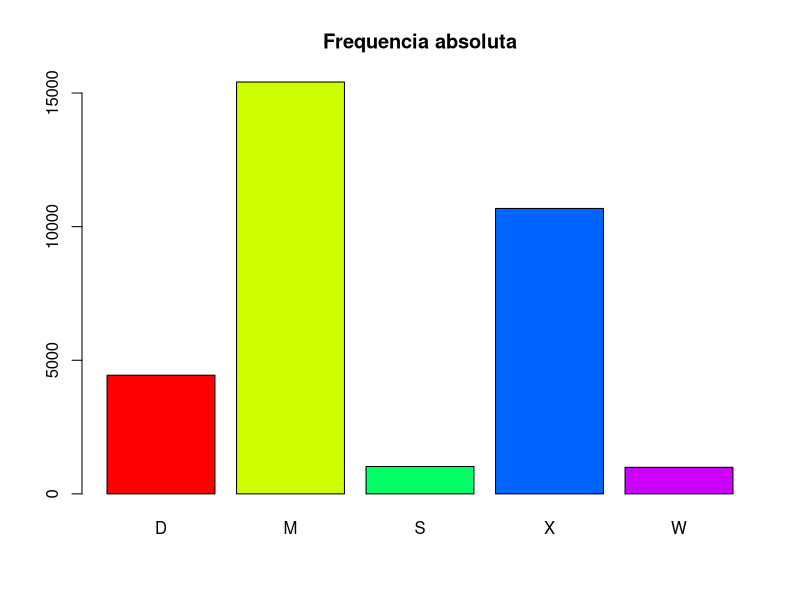
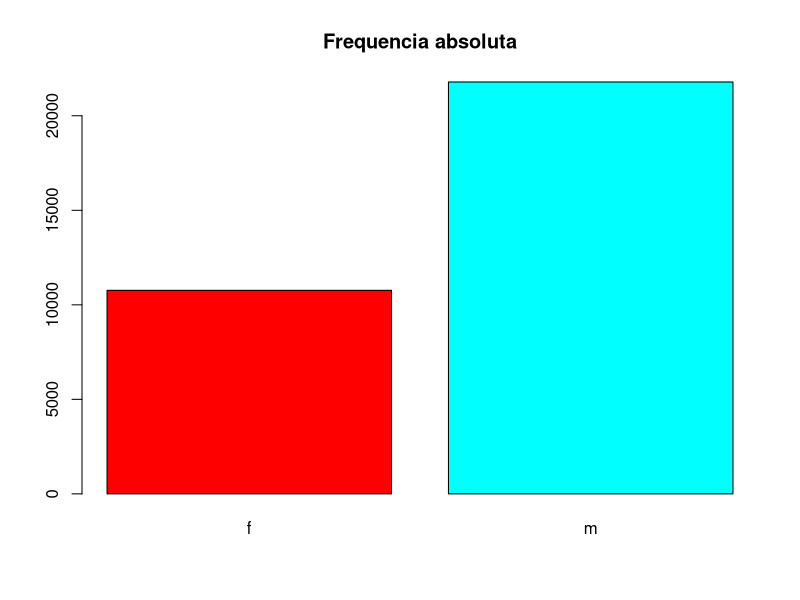
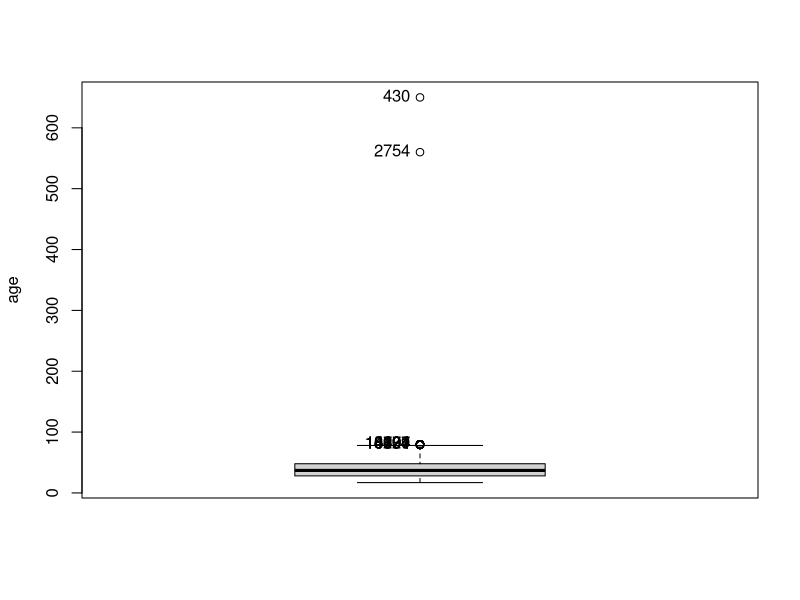
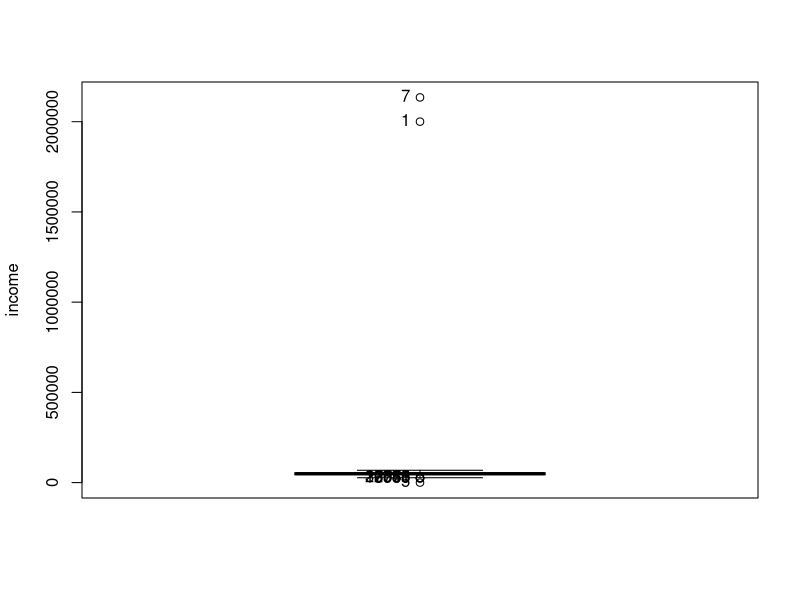
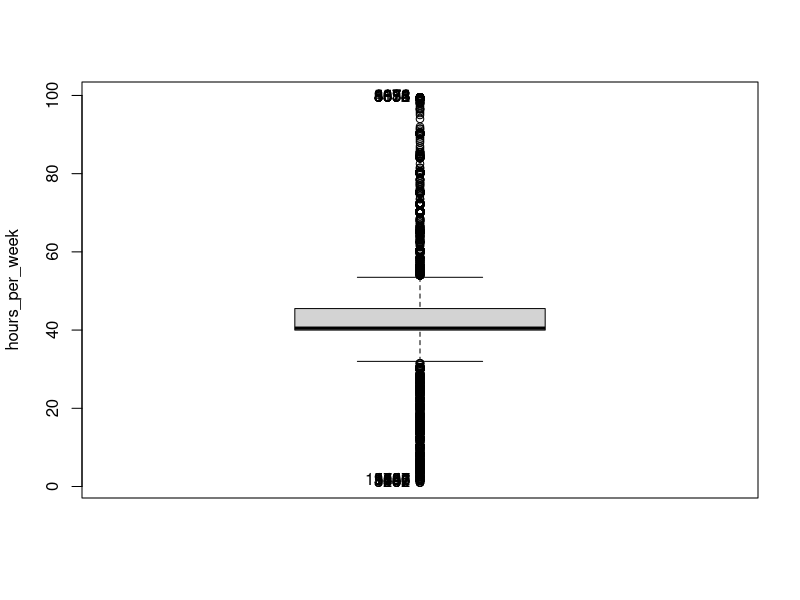
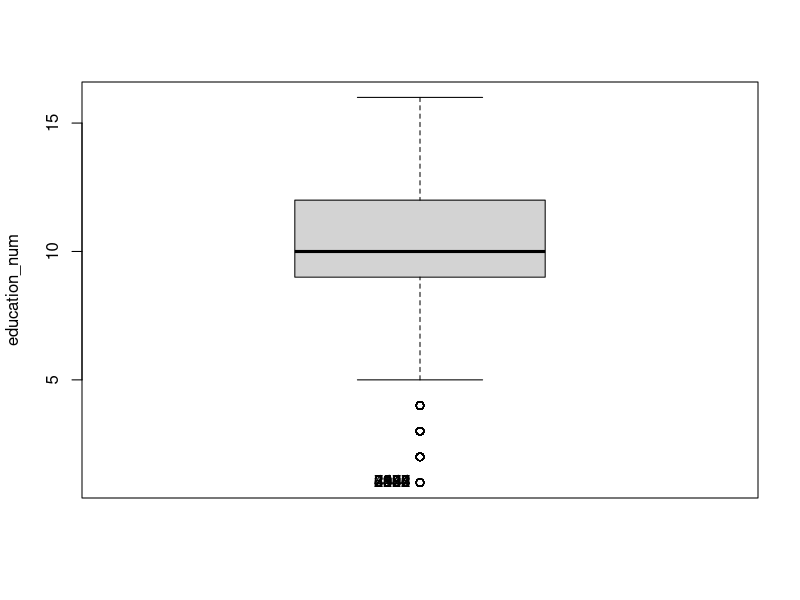

The R script that drew these images, in order: (Note: this script raises an error after producing the figures.)
install.packages("kableExtra")


# 1 Carga de datos
## Volcado en DAtaframe y presentacion de datos



setwd("D:/uoc/estadistica avanzada/sesion 1/" );

Salarios <- 
  read.table("CensusIncomedataset.csv", 
  header=TRUE, stringsAsFactors=TRUE, sep=";", na.strings="NA", dec=".", 
  strip.white=TRUE)
  head(Salarios)
  str(Salarios)
  summary(Salarios)


# 2 Verificacion y normalizacion de las variables

#borramos variables
Salarios <- within(Salarios, {
   capital_gain <- NULL
   capital_loss <- NULL
   fnlwgt <- NULL 
  })

# quitamos filas con mas de cinco NA
nrow(Salarios)
Indices<-which(rowSums(is.na(Salarios))>=5)
Salarios[Indices,]
Indices
Salarios<-Salarios[-Indices,]
nrow(Salarios)

#categorizamos los años de educacion

attach(Salarios)
education_cat<-education_num
education_cat[education_num<7]<-"Primaria"
education_cat[education_num>=7 & education_num<9]<-"Secundaria"
education_cat[education_num>=9 & education_num<13]<-"Universitaria"
education_cat[education_num>=13]<-"Postuniversitaria"
Salarios$education_cat<-education_cat
table(education_cat)

#renombramos variable
names(Salarios)[c(9)] <- c("gender")





## 3 Duplicados


##En primer lugar se deja de tratar los valores de CS_ID como factores para poder nuevos en caso de que sea necesario
Salarios$CS_ID<-as.character(Salarios$CS_ID)

##Se obtienen los  indices de los registros con valores de CS_ID  ya usados en registros anteriores
Indices<-which(duplicated(Salarios$CS_ID))


##estos son los valores repetidos
Salarios[Indices,c("CS_ID")]

##se parte del CS_ID del ukltimo registro y se le suma 1
##se hace una busqueda hacia adelante para encontrar el siguiente valor no asignado
##Se repite el proceso para cada registro que tenga un valor de CS_ID repetido

iterador<-1
for (i in Indices){
  
  codigo_aux<- paste("CS",as.character(nrow(Salarios)+iterador),sep = "")
  while(!identical(which(Salarios$CS_ID==codigo_aux),integer(0))){
    iterador<-iterador+1
    codigo_aux<- paste("CS",as.character(nrow(Salarios)+iterador),sep = "")
  }
  
  cat("Para el registro ",i,"  se asigna el codigo: ",codigo_aux,"\n")
  Salarios[i,c("CS_ID")]<-codigo_aux
  iterador<-iterador+1
  
}

##Verificamos que ya no hay  duplicados 
Indices<-which(duplicated(Salarios$CS_ID))
Salarios[Indices,c("CS_ID")]






## 4 Normalizacion de las variables cualitativas


#recortar espacios en blanco en valores de las variables cualitativas
variables_cualitativas<-names(Filter(is.factor,Salarios))

for(name  in variables_cualitativas){
  Salarios[[name]]<-factor(trimws(Salarios[[name]],"l"))
}

#observamos el orden en el que se encuentran las categorías y ese es el que aplicamos para recortarlas a un caracter
levels(Salarios$marital_status)
levels(Salarios$marital_status)<-c("D","M","S","X","W")
levels(Salarios$marital_status)
head(Salarios$marital_status)
table(Salarios$marital_status)

#distribucion de marital_Status
barplot(table(Salarios$marital_status), main = "Frequencia absoluta",
        col = rainbow(5))
        
#refactorizacion de la variable gender
library(car)
#niveles actuales
levels(Salarios$gender) 
Salarios$gender <- Recode(Salarios$gender, 
                   '"Fem"="f"; "Female"="f";"F"="f"; "female"="f"; "M"="m"; "male"="m"; "Male"="m"',
                   as.factor=TRUE)
#niveles despues de refactorizar                   
levels(Salarios$gender) 
#distribucion de gender
barplot(table(Salarios$gender), main = "Frequencia absoluta",
        col = rainbow(2))



#5 normalizacion variables cuantitativas

#Para age  y educartion_num se hace un casting a integer

Salarios$age<-as.integer(Salarios$age)
Salarios$education_num<-as.integer(Salarios$education_num)
head(Salarios[, c('age', 'education_num')])
tail(Salarios[, c('age', 'education_num')])



## Se hace una copia de de income y  numeric se hace una copia para comparar el antes y el despues de la nomalizacion

income_before<-Salarios$income
hours_per_week_before<-Salarios$hours_per_week


##Se sustituyen las comas por puntos

Salarios$hours_per_week<-gsub(",", ".", Salarios$hours_per_week)
Salarios$income<-gsub(",", ".", Salarios$income)

## Se obtienen los indices de los valores expresados en miles de euros en income
K_EUR_Indice<-regexpr("Milers",Salarios$income)

##Se obtienen los indices de los registros que contienen valores numericos válidos para income 
Indice_aux_hours_per_week<-regexpr("[[:digit:]]+\\.*[[:digit:]]*",Salarios$hours_per_week)
Indice_aux_income<-regexpr("[[:digit:]]+\\.*[[:digit:]]*",Salarios$income)

##Aux contiene los valores numericos aislados del resto de caracteres
Aux_hours_per_week<-regmatches(Salarios$hours_per_week,regexpr("[[:digit:]]+\\.*[[:digit:]]*",Salarios$hours_per_week))
Aux_income<-regmatches(Salarios$income,regexpr("[[:digit:]]+\\.*[[:digit:]]*",Salarios$income))

##En caso de que hubiera, aquí se mostrarian los indices y valores que no tenian un valor valido
which(Indice_aux_hours_per_week==-1)
Salarios[which(Indice_aux_hours_per_week==-1), c('hours_per_week')]
which(Indice_aux_income==-1)
Salarios[which(Indice_aux_income==-1), c('income')]

##Para el resto de registros, con valores de income validos , se hace la modificación
Salarios[which(Indice_aux_hours_per_week!=-1), c('hours_per_week')]<-Aux_hours_per_week
Salarios[which(Indice_aux_income!=-1), c('income')]<-Aux_income

## paso a numeric
Salarios$income<-as.numeric(Salarios$income)
Salarios$hours_per_week<-as.numeric(Salarios$hours_per_week)

##Ayudandonos del vector de indices que contiene los registros qen los que income esta expresado en miles de euros pasamos a unidades de euros
Salarios[which(K_EUR_Indice!=-1), c('income')]<-Salarios[which(K_EUR_Indice!=-1), c('income')]*1000



##se muestran  los nuevos ¡valores de las dos columnas comparados con los que traia la tabla originalmente

# compara_income= cbind(Salarios$income,income_before)
# 
# head(compara_income)
# tail(compara_income)
# compara_hours_per_week= cbind(Salarios$hours_per_week,hours_per_week_before)
# 
# head(compara_hours_per_week)
# tail(compara_hours_per_week)
compara_income<-data.frame(Salarios$income,income_before)
head(compara_income)
tail(compara_income)

compara_hours_per_week<-data.frame(Salarios$hours_per_week,hours_per_week_before)
head(compara_hours_per_week)
tail(compara_hours_per_week)


 # head(Salarios[, c('hours_per_week', 'income')])
 # head(hours_per_week_before)
 # head(income_before)
 # tail(Salarios[, c('hours_per_week', 'income')])
 # tail(hours_per_week_before)
 # tail(income_before)



##6 Valores atipicos


## para age borramos primero los que a aprecen por encima de 200 
Boxplot( ~ age, data=Salarios, id=list(method="y"))
Salarios[which(Salarios$age>200),c("age")]<-NA




## borramos los dos valores anormalmente altos
Boxplot( ~ income, data=Salarios, id=list(method="y"))

Salarios[c(1,7),c("income")]<-NA


Boxplot( ~ hours_per_week, data=Salarios, id=list(method="y"))

Salarios[which((Salarios$hours_per_week>80)&(Salarios$hours_per_week<7)),c("hours_per_week")]<-NA



Boxplot( ~ education_num, data=Salarios, id=list(method="y"))

Salarios[which((Salarios$education_num<5)),c("education_num")]<-NA


##7 imputacion de valores

Salarios[which(is.na(Salarios$age)),c("age")]<-as.integer(mean(Salarios$age,na.rm=TRUE))

#length(which(rowSums(is.na(Salarios))>0))
length(which(is.na(Salarios$age)))

media<-mean(Salarios$income,na.rm=TRUE)
media_m<-mean(Salarios[which(Salarios$gender=="m"),c("income")],na.rm=TRUE)
media_f<-mean(Salarios[which(Salarios$gender=="f"),c("income")],na.rm=TRUE)


Salarios[which((is.na(Salarios$income))&(Salarios$gender=="m")),c("income")]<-media_m
Salarios[which((is.na(Salarios$income))&(Salarios$gender=="f")),c("income")]<-media_f
length(which((is.na(Salarios$income))))

# mean_by_gender<-numSummary(Salarios[,"income", drop=FALSE], groups=Salarios$gender, statistics=c("mean"))

#for(index_gender in levels(Salarios$gender)){
# 
#   Salarios[which((is.na(Salarios$income))&&(Salarios$gender==index_gender)),c("income") ]<-mean_by_gender[index_gender]
# 
# }
# 
# 
# Salarios[which((is.na(Salarios$income))&&(Salarios$gender=="m")),c("income") ]<-mean_by_gender["m"]
#  Salarios[which((is.na(Salarios$income))&&(Salarios$gender=="f")),c("income") ]<-mean_by_gender["f"]


library(VIM)
 
 Salarios_m<-Salarios[which(Salarios$gender=="m"),]
 Salarios_f<-Salarios[which(Salarios$gender=="f"),]
Salarios_m<-kNN(Salarios_m,variable=c("education_num"),k=11,dist_var=c("age","income","hours_per_week"))
Salarios_f<-kNN(Salarios_f,variable=c("education_num"),k=11,dist_var=c("age","income","hours_per_week"))

Salarios_m<-kNN(Salarios_m,variable=c("hours_per_week"),k=11,dist_var=c("age","income","education_num"))
Salarios_f<-kNN(Salarios_f,variable=c("hours_per_week"),k=11,dist_var=c("age","income","education_num"))



Salarios<-rbind(Salarios_m,Salarios_f)

Salarios <- within(Salarios, {
  hours_per_week_imp <- NULL
  education_num_imp <- NULL
 
})

length(which((is.na(Salarios$education_num))))
length(which((is.na(Salarios$hours_per_week))))




##8 Estudio descriptivo

####media windsor

# pruebax=c(1,2,40,67,34,90,43,38,22,49,900, -300)
# length(pruebax)
# perc=0.1
# umbrales<-quantile(pruebax, probs=c(perc,1.0-perc))
# 
# 
# pruebax<-pruebax[(pruebax>umbrales[1])]
# pruebax<-pruebax[(pruebax<umbrales[2])]
# 
# 
# length(pruebax)
# pruebax



media.windsor <- function( x, perc=0.05){
  
  ##se calculan los valores umbrales que determinan los dos percentelies: perc y 1-perc. 
  #Todo lo que quede respectivamente por debajo y por arriba sera sustituido por el umbral correpondiente
  umbrales<-quantile(x, probs=c(perc,1.0-perc))
  
  
  x[x<umbrales[1]]<-umbrales[1]
  x[x>umbrales[2]]<-umbrales[2]
  
  return(mean(x,na.rm = TRUE))
  
}

media.recortada <- function( x, perc=0.05){
  
  ##se calculan los valores umbrales que determinan los dos percentelies: perc y 1-perc. 
  #Todo lo que quede respectivamente por debajo y por arriba n sera considerado par calcular la media
  umbrales<-quantile(x, probs=c(perc,1.0-perc))
  
  
  x<-x[(x>umbrales[1])]
  x<-x[(x<umbrales[2])]
  
  return(mean(x,na.rm = TRUE))
  
}

percents<-as.numeric(c(0.05,0.1,0.15,0.2))
for (i in percents){
  media.windsor(income,perc=i)
  media.recortada(income,perc=i)
  
}
media.windsor(Salarios$income,perc=0.05)

media.recortada(Salarios$age,perc=0.05)

attach(Salarios)
media_windsor<-c(media.windsor(age),media.windsor(education_num),media.windsor(income),media.windsor(hours_per_week))
media_recortada<-c(media.recortada(age),media.recortada(education_num),media.recortada(income),media.recortada(hours_per_week))


##estudio descriptivo



estudio<- data.frame(age,education_num,income,hours_per_week)
media_aritmetica<-apply(estudio, 2, mean, na.rm = TRUE)
mediana<-apply(estudio, 2, median, na.rm = TRUE)
desviacion_estandar<-apply(estudio, 2, sd, na.rm = TRUE)
desviacion_abs_med<-apply(estudio, 2, mad, na.rm = TRUE)
rango_interc<-apply(estudio, 2, IQR, na.rm = TRUE)
resumen<-rbind(media_aritmetica,mediana,media_windsor,media_recortada,desviacion_estandar,desviacion_abs_med,rango_interc)
resumen




hist(Salarios$age, scale="percent", breaks="Sturges", col="darkgray",    ylab="Porcentaje")

##9 escribir salida


fix(Salarios)


write.csv(Salarios, file="CensusIncome_clean.csv",row.names=F)


class(colnames(Salarios))
